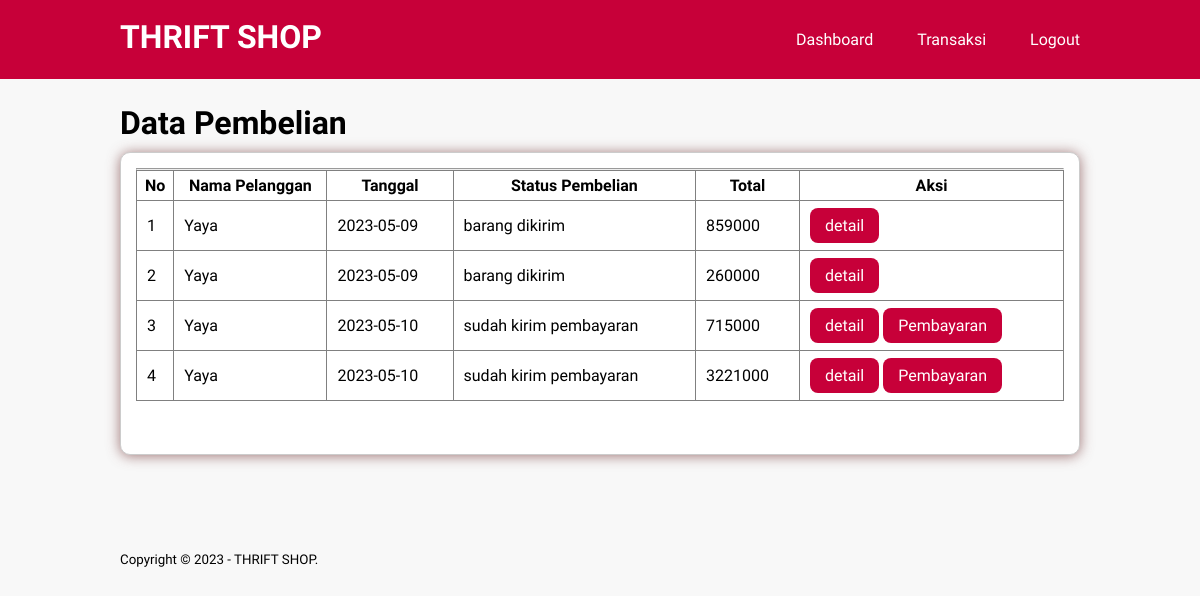
The app's page /transaksi.php (signed in) with its own data.
### tables this page shows
CREATE TABLE `tb_pembelian` (
  `id_pembelian` int(11) NOT NULL,
  `id_user` int(11) NOT NULL,
  `id_ongkir` int(11) NOT NULL,
  `tgl_pembelian` date NOT NULL,
  `total_pembelian` int(11) NOT NULL,
  `nama_kota` varchar(50) NOT NULL,
  `tarif` int(11) NOT NULL,
  `alamat_pengiriman` text NOT NULL,
  `status_pembelian` varchar(100) NOT NULL DEFAULT 'pending',
  `resi_pengiriman` varchar(50) NOT NULL
);

CREATE TABLE `tb_user` (
  `id_user` int(11) NOT NULL,
  `nama` varchar(50) NOT NULL,
  `username` varchar(100) NOT NULL,
  `password` varchar(100) NOT NULL,
  `user_email` varchar(100) NOT NULL,
  `user_telp` varchar(20) NOT NULL,
  `user_address` text NOT NULL,
  `level` varchar(20) NOT NULL
);

### transaksi.php (the view, shortened to what this page needs)
<?php
    include 'db.php';
?>
<!DOCTYPE html>
<html lang="en">
<head>
    <link rel="stylesheet" type="text/css" href="css/style.css">
</head>
<body>
    <header>
        <div class="container">
            <h1><a href="halaman_staff.php">THRIFT SHOP</a></h1>
            <ul>
                <li><a href="halaman_staff.php">Dashboard</a></li>
                <li><a href=#>Transaksi</a></li>
                <li><a href="logout.php">Logout</a></li>
            </ul>
        </div>
    </header>
    <div class="section">
        <div class="container">
            <h1>Data Pembelian</h1>
            <div class="box">
            <hr>
                <table <table border="1" cellspacing="0" class="table">
                    <thead>
                        <tr>
                            <th>No</th>
                            <th>Nama Pelanggan</th>
                            <th>Tanggal</th>
                            <th>Status Pembelian</th>
                            <th>Total</th>
                            <th>Aksi</th>
                        </tr>
                    </thead>
                    <tbody>
                        <?php $nomor=1; ?>
                        <?php $ambil = $conn->query("SELECT * FROM tb_pembelian JOIN tb_user ON tb_pembelian.id_user=tb_user.id_user");?>
                        <?php while($data = $ambil->fetch_assoc()){ ?>
                        <tr>
                            <td><?php echo $nomor; ?></td>
                            <td><?php echo $data["nama"]; ?></td>
                            <td><?php echo $data["tgl_pembelian"]; ?></td>
                            <td><?php echo $data["status_pembelian"]; ?></td>
                            <td><?php echo $data["total_pembelian"]; ?></td>
                            <td>
                                <a href="detail-pembelian.php?id=<?php echo $data['id_pembelian']; ?>" class= "btn">detail</a>
                                <?php if ($data['status_pembelian'] == "sudah kirim pembayaran"): ?>
                                    <a href="detail-transaksi.php?id=<?php echo $data['id_pembelian']; ?>" class= "btn btn-danger btn-xs">Pembayaran</a>
                                    <?php endif ?>
                            </td>
                        </tr>
                        <?php $nomor++ ?>
                        <?php } ?>
                    </tbody>
                </table><br><br>
            </div>
        </div>
    </div><br>
    <footer>
        <div class="container">
            <small>Copyright &copy; 2023 - THRIFT SHOP.</small>
        </div>
    </footer>
</body>
</html>

### css/style.css (style rules this page uses)
* { padding:0; margin:0; font-family: 'Oxygen', sans-serif; }
body { background-color: #f8f8f8 ; }
a { color: inherit; text-decoration: none; }
.btn { padding:8px 15px; background-color: #C70039; color: #fff; border: 10px; border-radius: 8px; cursor: pointer; }
header { background-color:#C70039; color:#fff }
header h1 { float: left; padding:18px 0; }
header ul { float: right; }
header ul li { display: inline-block; padding: 10px 0px; }
header ul li a { padding:20px 0 20px 40px; display: inline-block; }
footer { padding:25px 0; }
.container { width: 80%; margin:0 auto; }
.container:after { content: ''; display: block; clear: both; }
.section { padding:25px 0; }
.box { background-color:#fff; border:1px solid #ccc; padding:15px; box-sizing: border-box; margin:10px 0 25px 0; border-radius: 10px; box-shadow: 0 1px 13px rgba(120, 61, 61, 0.694); }
.box:after { content: ''; display: block; clear: both; }
.table { width: 100%; border-collapse: collapse; }
.table tr { height: 30px; }
.table tr td { padding:15px 10px; }

### records on screen
tb_pembelian: id_user.nama "Yaya", tgl_pembelian "2023-05-09", status_pembelian "barang dikirim", total_pembelian "859000"
tb_pembelian: id_user.nama "Yaya", tgl_pembelian "2023-05-09", status_pembelian "barang dikirim", total_pembelian "260000"
tb_pembelian: id_user.nama "Yaya", tgl_pembelian "2023-05-10", status_pembelian "sudah kirim pembayaran", total_pembelian "715000"
tb_pembelian: id_user.nama "Yaya", tgl_pembelian "2023-05-10", status_pembelian "sudah kirim pembayaran", total_pembelian "3221000"
